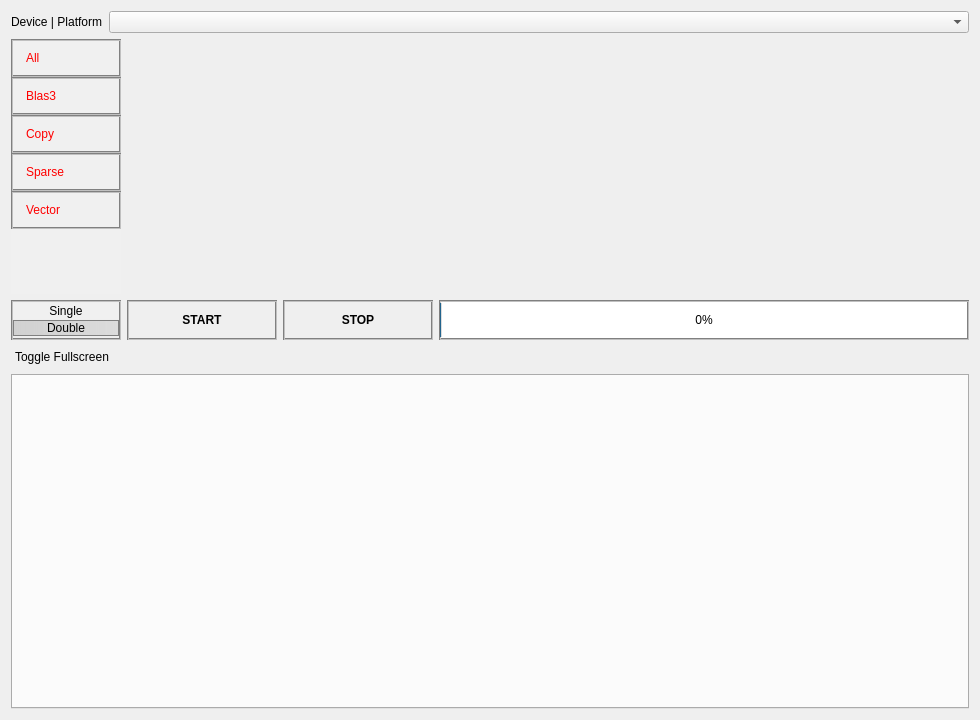
<?xml version="1.0" encoding="UTF-8"?>
<ui version="4.0">
 <class>BasicBenchmark</class>
 <widget class="QWidget" name="BasicBenchmark">
  <property name="geometry">
   <rect>
    <x>0</x>
    <y>0</y>
    <width>980</width>
    <height>720</height>
   </rect>
  </property>
  <property name="windowTitle">
   <string>Form</string>
  </property>
  <layout class="QVBoxLayout" name="verticalLayout">
   <item>
    <widget class="QWidget" name="basic_upperContainer" native="true">
     <property name="sizePolicy">
      <sizepolicy hsizetype="Preferred" vsizetype="Fixed">
       <horstretch>0</horstretch>
       <verstretch>0</verstretch>
      </sizepolicy>
     </property>
     <layout class="QGridLayout" name="gridLayout">
      <property name="leftMargin">
       <number>0</number>
      </property>
      <property name="topMargin">
       <number>0</number>
      </property>
      <property name="rightMargin">
       <number>0</number>
      </property>
      <property name="bottomMargin">
       <number>0</number>
      </property>
      <item row="0" column="0" colspan="2">
       <layout class="QHBoxLayout" name="basic_contextLayout" stretch="0,0">
        <property name="sizeConstraint">
         <enum>QLayout::SetFixedSize</enum>
        </property>
        <item>
         <widget class="QLabel" name="basic_contextLabel">
          <property name="sizePolicy">
           <sizepolicy hsizetype="Preferred" vsizetype="Preferred">
            <horstretch>0</horstretch>
            <verstretch>0</verstretch>
           </sizepolicy>
          </property>
          <property name="text">
           <string>Device | Platform</string>
          </property>
         </widget>
        </item>
        <item>
         <widget class="QComboBox" name="basic_contextComboBox">
          <property name="sizePolicy">
           <sizepolicy hsizetype="Expanding" vsizetype="Fixed">
            <horstretch>0</horstretch>
            <verstretch>0</verstretch>
           </sizepolicy>
          </property>
         </widget>
        </item>
       </layout>
      </item>
      <item row="1" column="0">
       <widget class="BenchmarkListWidget" name="basic_BenchmarkListWidget">
        <property name="sizePolicy">
         <sizepolicy hsizetype="Fixed" vsizetype="MinimumExpanding">
          <horstretch>0</horstretch>
          <verstretch>0</verstretch>
         </sizepolicy>
        </property>
        <property name="minimumSize">
         <size>
          <width>110</width>
          <height>255</height>
         </size>
        </property>
        <property name="maximumSize">
         <size>
          <width>110</width>
          <height>255</height>
         </size>
        </property>
        <property name="baseSize">
         <size>
          <width>0</width>
          <height>0</height>
         </size>
        </property>
        <property name="focusPolicy">
         <enum>Qt::NoFocus</enum>
        </property>
        <property name="styleSheet">
         <string notr="true">QListWidget 
{ 
/*background: qlineargradient(spread:pad, x1:0, y1:0, x2:1, y2:0, stop:0 rgba(41, 41, 41, 255), stop:1 rgba(85, 85, 85, 255));  */
background: rgba(240,240,240,255);
border: 0px;
}

QListWidget::item:hover 
{ 
background: qlineargradient(spread:pad, x1:0, y1:0, x2:1, y2:0, stop:0 rgba(150, 150, 150, 255), stop:1 rgba(200, 200, 200, 255));
}

QListWidget::item:selected 
{ 
background: qlineargradient(spread:pad, x1:0, y1:0, x2:1, y2:0, stop:0 rgba(200, 200, 200, 200), stop:1 rgba(220, 220, 220, 255)); 
border-top: 4px groove gray; 
color: #404040;
}
QIcon
{
background: red;selection-color: red; 
}


QIcon::selected
{
background: red;selection-color: red; 
}

QListWidget::item 
{ 
padding: 10px; 
color: red; 
border-bottom: 2px groove gray; 
border-left: 2px groove gray; 
border-right: 2px groove gray; 
border-top: 2px groove gray; 
}</string>
        </property>
        <property name="lineWidth">
         <number>1</number>
        </property>
        <property name="verticalScrollBarPolicy">
         <enum>Qt::ScrollBarAlwaysOff</enum>
        </property>
        <property name="horizontalScrollBarPolicy">
         <enum>Qt::ScrollBarAlwaysOff</enum>
        </property>
        <property name="autoScroll">
         <bool>false</bool>
        </property>
        <property name="autoScrollMargin">
         <number>0</number>
        </property>
        <property name="editTriggers">
         <set>QAbstractItemView::NoEditTriggers</set>
        </property>
        <property name="tabKeyNavigation">
         <bool>false</bool>
        </property>
        <property name="selectionMode">
         <enum>QAbstractItemView::MultiSelection</enum>
        </property>
        <property name="verticalScrollMode">
         <enum>QAbstractItemView::ScrollPerItem</enum>
        </property>
        <property name="flow">
         <enum>QListView::TopToBottom</enum>
        </property>
        <property name="isWrapping" stdset="0">
         <bool>false</bool>
        </property>
        <property name="viewMode">
         <enum>QListView::ListMode</enum>
        </property>
        <property name="selectionRectVisible">
         <bool>false</bool>
        </property>
        <item>
         <property name="text">
          <string>All</string>
         </property>
         <property name="background">
          <brush brushstyle="NoBrush">
           <color alpha="255">
            <red>0</red>
            <green>0</green>
            <blue>0</blue>
           </color>
          </brush>
         </property>
         <property name="icon">
          <iconset resource="../../resources/icons.qrc">
           <normaloff>:/icons/icons/checkTrue.png</normaloff>:/icons/icons/checkTrue.png</iconset>
         </property>
        </item>
        <item>
         <property name="text">
          <string>Blas3</string>
         </property>
         <property name="icon">
          <iconset resource="../../resources/icons.qrc">
           <normaloff>:/icons/icons/checkTrue.png</normaloff>:/icons/icons/checkTrue.png</iconset>
         </property>
        </item>
        <item>
         <property name="text">
          <string>Copy</string>
         </property>
         <property name="icon">
          <iconset resource="../../resources/icons.qrc">
           <normaloff>:/icons/icons/checkTrue.png</normaloff>:/icons/icons/checkTrue.png</iconset>
         </property>
        </item>
        <item>
         <property name="text">
          <string>Sparse</string>
         </property>
         <property name="icon">
          <iconset resource="../../resources/icons.qrc">
           <normaloff>:/icons/icons/checkTrue.png</normaloff>:/icons/icons/checkTrue.png</iconset>
         </property>
        </item>
        <item>
         <property name="text">
          <string>Vector</string>
         </property>
         <property name="icon">
          <iconset resource="../../resources/icons.qrc">
           <normaloff>:/icons/icons/checkTrue.png</normaloff>:/icons/icons/checkTrue.png</iconset>
         </property>
        </item>
       </widget>
      </item>
      <item row="1" column="1">
       <widget class="QCustomPlot" name="basic_FinalResultPlot" native="true">
        <property name="sizePolicy">
         <sizepolicy hsizetype="Preferred" vsizetype="MinimumExpanding">
          <horstretch>0</horstretch>
          <verstretch>0</verstretch>
         </sizepolicy>
        </property>
        <property name="minimumSize">
         <size>
          <width>0</width>
          <height>255</height>
         </size>
        </property>
        <property name="maximumSize">
         <size>
          <width>16777215</width>
          <height>255</height>
         </size>
        </property>
       </widget>
      </item>
      <item row="2" column="0">
       <widget class="QGroupBox" name="basic_PrecisionGroupBox">
        <property name="styleSheet">
         <string notr="true">QGroupBox
{
    border: 2px solid gray;
   /* border-radius: 5px;*/
border-bottom: 2px groove gray; 
border-left: 2px groove gray; 
border-right: 2px groove gray; 
border-top: 2px groove gray; 
    /*margin-top: 1ex; /* leave space at the top for the title */
}
/*
QGroupBox::title  {
     subcontrol-origin: margin;
     subcontrol-position: top center; /* position at the top center */
/*
}*/

QPushButton 
{ 
background: rgba(240,240,240,255);

border-bottom: 1px groove  rgba(240,240,240,255); 
border-left: 1px groove  rgba(240,240,240,255); 
border-right: 1px groove  rgba(240,240,240,255); 
border-top: 1px groove  rgba(240,240,240,255); 
}

QPushButton:hover
{ 
background: qlineargradient(spread:pad, x1:0, y1:0, x2:1, y2:0, stop:0 rgba(200, 200, 200, 200), stop:1 rgba(220, 220, 220, 255)); 
border-bottom: 1px groove  rgba(240,240,240,255); 
border-left: 1px groove  rgba(240,240,240,255); 
border-right: 1px groove  rgba(240,240,240,255); 
border-top: 1px groove  rgba(240,240,240,255); 
}
QPushButton:checked 
{ 
background: qlineargradient(spread:pad, x1:0, y1:0, x2:1, y2:0, stop:0 rgba(200, 200, 200, 200), stop:1 rgba(220, 220, 220, 255)); 
border-bottom: 1px groove gray; 
border-left: 1px groove gray; 
border-right: 1px groove gray; 
border-top: 1px groove gray; 
}</string>
        </property>
        <property name="title">
         <string/>
        </property>
        <property name="alignment">
         <set>Qt::AlignCenter</set>
        </property>
        <property name="flat">
         <bool>false</bool>
        </property>
        <property name="checkable">
         <bool>false</bool>
        </property>
        <layout class="QGridLayout" name="gridLayout_4">
         <property name="leftMargin">
          <number>0</number>
         </property>
         <property name="topMargin">
          <number>0</number>
         </property>
         <property name="rightMargin">
          <number>0</number>
         </property>
         <property name="bottomMargin">
          <number>0</number>
         </property>
         <property name="spacing">
          <number>0</number>
         </property>
         <item row="1" column="0">
          <widget class="QPushButton" name="basic_DoubleButton">
           <property name="styleSheet">
            <string notr="true"/>
           </property>
           <property name="text">
            <string>Double</string>
           </property>
           <property name="icon">
            <iconset resource="../../resources/icons.qrc">
             <normaloff>:/icons/icons/checkTrue.png</normaloff>:/icons/icons/checkTrue.png</iconset>
           </property>
           <property name="checkable">
            <bool>true</bool>
           </property>
           <property name="checked">
            <bool>true</bool>
           </property>
           <property name="autoExclusive">
            <bool>false</bool>
           </property>
           <property name="default">
            <bool>true</bool>
           </property>
           <property name="flat">
            <bool>false</bool>
           </property>
          </widget>
         </item>
         <item row="0" column="0">
          <widget class="QPushButton" name="basic_SingleButton">
           <property name="styleSheet">
            <string notr="true"/>
           </property>
           <property name="text">
            <string>Single</string>
           </property>
           <property name="icon">
            <iconset resource="../../resources/icons.qrc">
             <normaloff>:/icons/icons/empty.png</normaloff>:/icons/icons/empty.png</iconset>
           </property>
           <property name="checkable">
            <bool>true</bool>
           </property>
           <property name="checked">
            <bool>false</bool>
           </property>
           <property name="autoExclusive">
            <bool>false</bool>
           </property>
           <property name="default">
            <bool>true</bool>
           </property>
           <property name="flat">
            <bool>false</bool>
           </property>
          </widget>
         </item>
        </layout>
       </widget>
      </item>
      <item row="2" column="1">
       <layout class="QHBoxLayout" name="horizontalLayout">
        <item>
         <widget class="QPushButton" name="basic_StartBenchmarkButton">
          <property name="sizePolicy">
           <sizepolicy hsizetype="Preferred" vsizetype="Preferred">
            <horstretch>0</horstretch>
            <verstretch>0</verstretch>
           </sizepolicy>
          </property>
          <property name="minimumSize">
           <size>
            <width>150</width>
            <height>0</height>
           </size>
          </property>
          <property name="maximumSize">
           <size>
            <width>200</width>
            <height>155</height>
           </size>
          </property>
          <property name="font">
           <font>
            <weight>75</weight>
            <italic>false</italic>
            <bold>true</bold>
            <underline>false</underline>
            <strikeout>false</strikeout>
            <kerning>true</kerning>
           </font>
          </property>
          <property name="styleSheet">
           <string notr="true">QPushButton  {
    border: 2px solid gray;
margin: 0px;
   /* border-radius: 5px;*/
border-bottom: 2px groove gray; 
border-left: 2px groove gray; 
border-right: 2px groove gray; 
border-top: 2px groove gray; 
}
QPushButton:hover {
    border: 2px solid gray;
margin: 0px;
color: green;
background: qlineargradient(spread:pad, x1:0, y1:0, x2:1, y2:0, stop:0 gray, stop:1 rgba(200, 200, 200, 255));
  /*  border-radius: 5px;*/


border-bottom: 2px groove gray; 
border-left: 2px groove gray; 
border-right: 2px groove gray; 
border-top: 2px groove gray; 
}

QPushButton:pressed 
{
background: qlineargradient(spread:pad, x1:0, y1:0, x2:1, y2:0, stop:0 rgba(200, 200, 200, 200), stop:1 rgba(220, 220, 220, 255)); 
border-top: 2px groove gray; 
color: #404040;
}</string>
          </property>
          <property name="text">
           <string>START</string>
          </property>
          <property name="icon">
           <iconset resource="../../resources/icons.qrc">
            <normaloff>:/icons/icons/start.png</normaloff>:/icons/icons/start.png</iconset>
          </property>
          <property name="iconSize">
           <size>
            <width>32</width>
            <height>32</height>
           </size>
          </property>
          <property name="flat">
           <bool>true</bool>
          </property>
         </widget>
        </item>
        <item>
         <widget class="QPushButton" name="basic_StopBenchmarkButton">
          <property name="sizePolicy">
           <sizepolicy hsizetype="Preferred" vsizetype="Preferred">
            <horstretch>0</horstretch>
            <verstretch>0</verstretch>
           </sizepolicy>
          </property>
          <property name="minimumSize">
           <size>
            <width>150</width>
            <height>0</height>
           </size>
          </property>
          <property name="maximumSize">
           <size>
            <width>200</width>
            <height>155</height>
           </size>
          </property>
          <property name="font">
           <font>
            <weight>75</weight>
            <italic>false</italic>
            <bold>true</bold>
            <underline>false</underline>
            <strikeout>false</strikeout>
            <kerning>true</kerning>
           </font>
          </property>
          <property name="styleSheet">
           <string notr="true">QPushButton  {
    border: 2px solid gray;
margin: 0px;
   /* border-radius: 5px;*/
border-bottom: 2px groove gray; 
border-left: 2px groove gray; 
border-right: 2px groove gray; 
border-top: 2px groove gray; 
}
QPushButton:hover {
    border: 2px solid gray;
margin: 0px;
color: red;
background: qlineargradient(spread:pad, x1:0, y1:0, x2:1, y2:0, stop:0 gray, stop:1 rgba(200, 200, 200, 255));
   /* border-radius: 5px;*/
border-bottom: 2px groove gray; 
border-left: 2px groove gray; 
border-right: 2px groove gray; 
border-top: 2px groove gray; 
}

QPushButton:pressed 
{
background: qlineargradient(spread:pad, x1:0, y1:0, x2:1, y2:0, stop:0 rgba(200, 200, 200, 200), stop:1 rgba(220, 220, 220, 255)); 
border-top: 2px groove gray; 
color: #404040;
}</string>
          </property>
          <property name="text">
           <string>STOP</string>
          </property>
          <property name="icon">
           <iconset resource="../../resources/icons.qrc">
            <normaloff>:/icons/icons/stop.png</normaloff>:/icons/icons/stop.png</iconset>
          </property>
          <property name="iconSize">
           <size>
            <width>32</width>
            <height>32</height>
           </size>
          </property>
          <property name="flat">
           <bool>true</bool>
          </property>
         </widget>
        </item>
        <item>
         <widget class="QProgressBar" name="basic_ProgressBar">
          <property name="minimumSize">
           <size>
            <width>0</width>
            <height>40</height>
           </size>
          </property>
          <property name="styleSheet">
           <string notr="true">QProgressBar  {
    border: 2px solid gray;
margin: 0px;
   /* border-radius: 5px;*/
border-bottom: 2px groove gray; 
border-left: 2px groove gray; 
border-right: 2px groove gray; 
border-top: 2px groove gray; 
}
QPushButton:hover {
    border: 2px solid gray;
margin: 0px;
color: green;
background: qlineargradient(spread:pad, x1:0, y1:0, x2:1, y2:0, stop:0 gray, stop:1 rgba(200, 200, 200, 255));
   /* border-radius: 5px;*/
border-bottom: 2px groove gray; 
border-left: 2px groove gray; 
border-right: 2px groove gray; 
border-top: 2px groove gray; 
}

QPushButton:pressed 
{
background: qlineargradient(spread:pad, x1:0, y1:0, x2:1, y2:0, stop:0 rgba(200, 200, 200, 200), stop:1 rgba(220, 220, 220, 255)); 
border-top: 2px groove gray; 
color: #404040;
}</string>
          </property>
          <property name="maximum">
           <number>26</number>
          </property>
          <property name="value">
           <number>0</number>
          </property>
          <property name="alignment">
           <set>Qt::AlignCenter</set>
          </property>
          <property name="textVisible">
           <bool>true</bool>
          </property>
          <property name="orientation">
           <enum>Qt::Horizontal</enum>
          </property>
          <property name="invertedAppearance">
           <bool>false</bool>
          </property>
         </widget>
        </item>
       </layout>
      </item>
     </layout>
     <zorder>basic_ProgressBar</zorder>
     <zorder>basic_FinalResultPlot</zorder>
     <zorder></zorder>
     <zorder>basic_StartBenchmarkButton</zorder>
     <zorder>basic_StopBenchmarkButton</zorder>
     <zorder>basic_PrecisionGroupBox</zorder>
     <zorder>basic_BenchmarkListWidget</zorder>
     <zorder>basic_SingleButton</zorder>
    </widget>
   </item>
   <item>
    <layout class="QHBoxLayout" name="basic_layoutToggle">
     <item>
      <widget class="QPushButton" name="basic_toggleFullscreenButton">
       <property name="text">
        <string>Toggle Fullscreen</string>
       </property>
       <property name="icon">
        <iconset resource="../../resources/icons.qrc">
         <normaloff>:/icons/icons/upArrow.png</normaloff>:/icons/icons/upArrow.png</iconset>
       </property>
       <property name="flat">
        <bool>true</bool>
       </property>
      </widget>
     </item>
     <item>
      <spacer name="horizontalSpacer">
       <property name="orientation">
        <enum>Qt::Horizontal</enum>
       </property>
       <property name="sizeHint" stdset="0">
        <size>
         <width>40</width>
         <height>20</height>
        </size>
       </property>
      </spacer>
     </item>
    </layout>
   </item>
   <item>
    <widget class="QTabWidget" name="basic_fullscreenPlotsWidget"/>
   </item>
  </layout>
 </widget>
 <customwidgets>
  <customwidget>
   <class>QCustomPlot</class>
   <extends>QWidget</extends>
   <header>src/qcustomplot/qcustomplot.h</header>
   <container>1</container>
  </customwidget>
  <customwidget>
   <class>BenchmarkListWidget</class>
   <extends>QListWidget</extends>
   <header>src/ui/benchmarklistwidget.h</header>
  </customwidget>
 </customwidgets>
 <resources>
  <include location="../../resources/icons.qrc"/>
 </resources>
 <connections/>
</ui>
